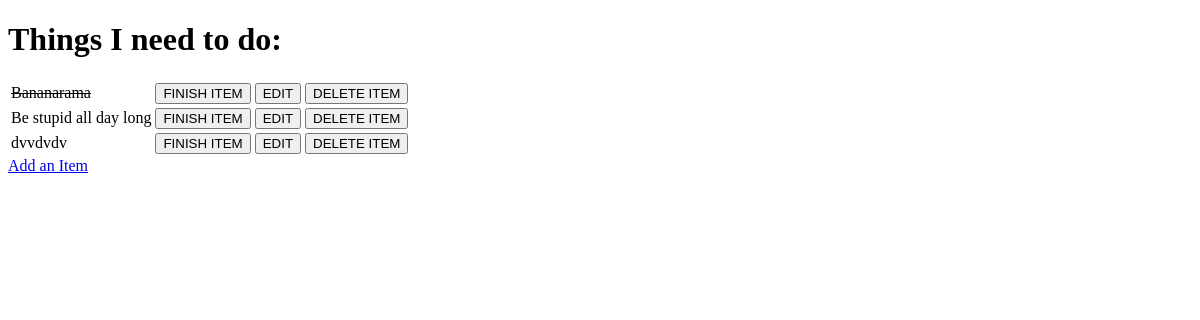
The app's page /, older data.
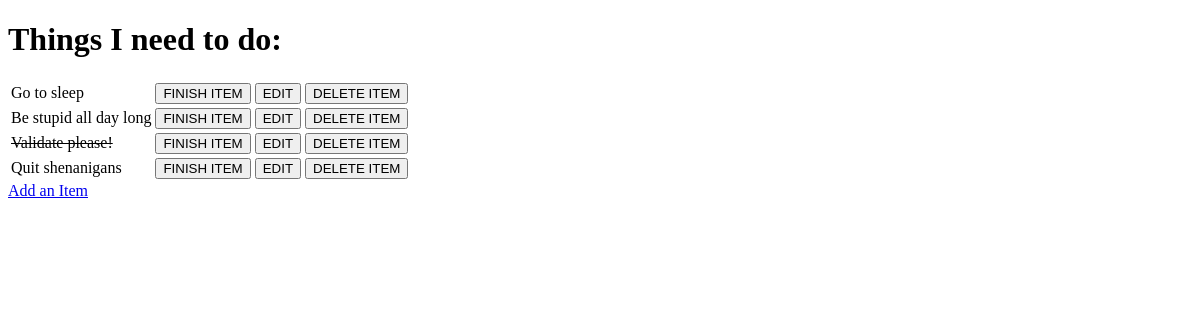
The same page, newer data.
### todo/models.py (models this page shows, shortened)
class Item(models.Model):
    name = models.CharField(max_length=50, null=False, blank=False)
    done = models.BooleanField(null=False, blank=False, default=False)

### todo/views.py (the view)
# urls.py: path('', views.get_todo_list, name='get_todo_list'),
def get_todo_list(request):
    items = Item.objects.all()
    context = {
        "items": items
    }
    return render(request, "todo/todo_list.html", context)

### todo/templates/todo/todo_list.html (shortened to what this page needs)
<!DOCTYPE html>
<html lang="en">
<head>
</head>
<body>
    <main>
        <h1>Things I need to do:</h1>
        <table>
        {% for item in items %}
        <tr>
            {% if item.done %}
                <td><strike>{{ item.name }}</strike></td>
            {% else %}
                <td>{{ item.name }}</td>
            {% endif %}
            <td>
                <a href="/toggle/{{ item.id }}">
                    <button>
                        FINISH ITEM
                    </button>
                </a>
            </td>
            <td>
                <a href="/edit/{{ item.id }}">
                    <button>
                        EDIT
                    </button>
                </a>
            </td>
            <td>
                <a href="/delete/{{ item.id }}">
                    <button>
                        DELETE ITEM
                    </button>
                </a>
            </td>
        </tr>
        {% empty %}
        <tr><td>You have nothing to do</td></tr>
        {% endfor %}
        </table>
        <a href="/add">Add an Item</a>
    </main>
</body>
</html>

Row changes from the older to the newer data that the page shows:
changed Item: done True → False (drawn); name "Bananarama" → "Go to sleep"
changed Item: done False → True (drawn); name "dvvdvdv" → "Validate please!"
added Item: name "Quit shenanigans"
